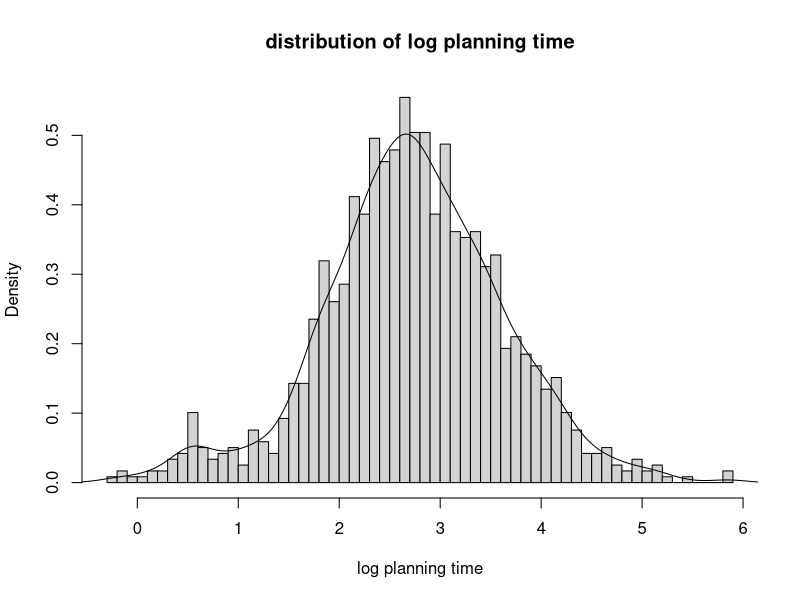
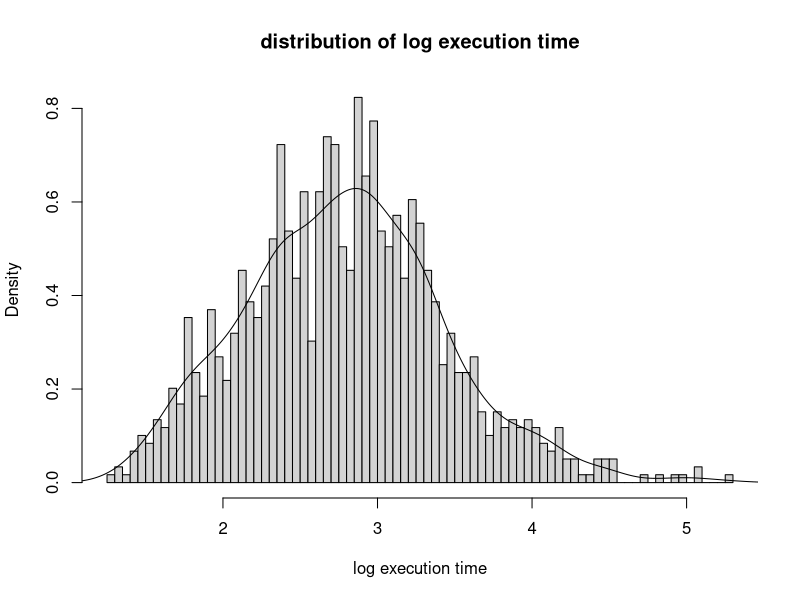

These charts were generated, in order, by the following R code: (Note: this script raises an error after producing the figures.)

setwd("/Users/Ivory/Desktop/research&project/first-year project/sokoban data/data/")
sokoban<-read.table("sokoban_UndergraduateStudents.txt",header = TRUE)








################################### analysis 1 ###################################

################### descriptive stats ###############

# mean and sd for planning times (sec)
mean(sokoban$PT1/1000); sd(sokoban$PT1/1000)
mean(sokoban$PT2/1000); sd(sokoban$PT2/1000)
mean(sokoban$PT3/1000); sd(sokoban$PT3/1000)
mean(sokoban$PT4/1000); sd(sokoban$PT4/1000)
mean(sokoban$PT5/1000); sd(sokoban$PT5/1000)
mean(sokoban$PT6/1000); sd(sokoban$PT6/1000)
mean(sokoban$PT7/1000); sd(sokoban$PT7/1000)
mean(sokoban$PT8/1000); sd(sokoban$PT8/1000)
mean(sokoban$PT9/1000); sd(sokoban$PT9/1000)
mean(sokoban$PT10/1000); sd(sokoban$PT10/1000)


# mean and sd for execution times (total times - planning times)
sokoban$ET1 <- sokoban$TT1 - sokoban$PT1
sokoban$ET2 <- sokoban$TT2 - sokoban$PT2
sokoban$ET3 <- sokoban$TT3 - sokoban$PT3
sokoban$ET4 <- sokoban$TT4 - sokoban$PT4
sokoban$ET5 <- sokoban$TT5 - sokoban$PT5
sokoban$ET6 <- sokoban$TT6 - sokoban$PT6
sokoban$ET7 <- sokoban$TT7 - sokoban$PT7
sokoban$ET8 <- sokoban$TT8 - sokoban$PT8
sokoban$ET9 <- sokoban$TT9 - sokoban$PT9
sokoban$ET10 <- sokoban$TT10 - sokoban$PT10
mean(sokoban$ET1/1000); sd(sokoban$ET1/1000)
mean(sokoban$ET2/1000); sd(sokoban$ET2/1000)
mean(sokoban$ET3/1000); sd(sokoban$ET3/1000)
mean(sokoban$ET4/1000); sd(sokoban$ET4/1000)
mean(sokoban$ET5/1000); sd(sokoban$ET5/1000)
mean(sokoban$ET6/1000); sd(sokoban$ET6/1000)
mean(sokoban$ET7/1000); sd(sokoban$ET7/1000)
mean(sokoban$ET8/1000); sd(sokoban$ET8/1000)
mean(sokoban$ET9/1000); sd(sokoban$ET9/1000)
mean(sokoban$ET10/1000); sd(sokoban$ET10/1000)




######### wide data to long data #################

nsample<-nrow(sokoban)
nitem<-10
ntime<-2
Tdata<-matrix(0,nrow = nsample*nitem*ntime,ncol = 6)
colnames(Tdata)<-c("DV","ID","ITEM","Planning","Executing","Planningtime")
column_DV<-1
column_ID<-2
column_ITEM<-3
column_Planning<-4
column_Executing<-5
column_Planningtime<-6


# column of DV
for(i_sub in 1:nsample){
  for(i_item in 1:nitem) {
    tmp_planningtime = sokoban[i_sub,(3+(i_item-1)*5)]
    tmp_totaltime = sokoban[i_sub,(6+(i_item-1)*5)]
    tmp_executingtime = tmp_totaltime-tmp_planningtime
    Tdata[(((i_sub-1)*nitem*ntime+1)+(i_item-1)*ntime):((i_sub-1)*nitem*ntime+i_item*ntime),column_DV]=matrix(c(tmp_planningtime,tmp_executingtime),nrow = 2)
  }
}

# column of ID
for(i_sub in 1:nsample) {
  Tdata[(1+(i_sub-1)*nitem*ntime):(i_sub*nitem*ntime),column_ID]=matrix(i_sub,nrow = nitem*ntime)
}

# column of ITEM
item_unit<-matrix(0,nrow = nitem*ntime)

for(i_item_unit in 1:nitem){
  item_unit[(1+(i_item_unit-1)*ntime):(i_item_unit*ntime)]=matrix(i_item_unit,nrow = ntime)
}

for(i_sub in 1:nsample) {
  Tdata[(1+(i_sub-1)*nitem*ntime):(i_sub*nitem*ntime),column_ITEM]=item_unit
}

# column of Planning
planning_unit<-matrix(c(1,0),nrow = ntime)

for(i_item in 1:(nitem*nsample)){
  Tdata[(1+(i_item-1)*ntime):(i_item*ntime),column_Planning]=planning_unit
}

# column of Executing
executing_unit<-matrix(c(0,1),nrow = ntime)

for(i_item in 1:(nitem*nsample)){
  Tdata[(1+(i_item-1)*ntime):(i_item*ntime),column_Executing]=executing_unit
}

# column of Planningtime
for(i_sub in 1:nsample){
  for(i_item in 1:nitem) {
    tmp_planningtime = sokoban[i_sub,(3+(i_item-1)*5)]
    Tdata[(((i_sub-1)*nitem*ntime+1)+(i_item-1)*ntime):((i_sub-1)*nitem*ntime+i_item*ntime),column_Planningtime]=matrix(tmp_planningtime,nrow = 2)
  }
}





##################      relationship on latent variable level and direct effect     ####################
library(Matrix)
library(lme4)
library(MASS)


#### variable names ########
DV<-Tdata[,column_DV]
id<-as.factor(Tdata[,column_ID])
item<-as.factor(Tdata[,column_ITEM])
Planning<-Tdata[,column_Planning]
Executing<-Tdata[,column_Executing]
Planningtime<-Tdata[,column_Planningtime]
Dep<-Executing*log(Planningtime/1000)


# average planning time for each item
PlanningT_c = c(23017.52941,21704.13445,15407.94118,19357.18487,19880.93277,
                22779.54622,25374.76471,21101.27731,24760.56303,35574.44538)
# average execution time for each item
ExecutingT_c = c(31172.94118,9148.327731,12212.2605,13761.19328,19138.68067,
                 13262.78992,22401.53782,22514.07563,30297.53782,29125.67227)
# average steps for each item
Step_c = c(47.80672269,17.85714286,21.05882353,28.28571429,42.63865546,24.29411765,
           41.20168067,39.08403361, 46.62184874, 47.34453782)  
cor(log(PlanningT_c),Step_c) # 0.59
cor(log(ExecutingT_c),Step_c) # 0.97
# create variable "step" in longdata form
Step = rep(rep(Step_c,each=2),119)







###### no dependency model#######
two_ND<-lmer(log(DV/1000)~1+(-1+Planning+Executing|id)+(-1+Planning+Executing|item)+Executing)
summary(two_ND)
###### general dependency #######
two_GD<-lmer(log(DV/1000)~1+(-1+Planning+Executing|id)+(-1+Planning+Executing|item)+Executing+Dep)
summary(two_GD)
##### person-specific #####
two_PSD<-lmer(log(DV/1000)~1+(-1+Planning+Executing|id)+(-1+Planning+Executing|item)+Executing+Dep+(-1+Dep|id))
summary(two_PSD)
##### item-specific #####
two_ISD<-lmer(log(DV/1000)~1+(-1+Planning+Executing|id)+(-1+Planning+Executing|item)+Executing+Dep+(-1+Dep|item))
summary(two_ISD)


# investigate the dependencies after adding covariate "step" (route length)
two_ND_step <- lmer(log(DV/1000)~1+(-1+Planning+Executing|id)+(-1+Planning+Executing|item)+Executing+Step)
summary(two_ND_step)
two_GD_step<-lmer(log(DV/1000)~1+(-1+Planning+Executing|id)+(-1+Planning+Executing|item)+Executing+Dep+Step)
summary(two_GD_step)
two_PSD_step<-lmer(log(DV/1000)~1+(-1+Planning+Executing|id)+(-1+Planning+Executing|item)+Executing+Dep+(-1+Dep|id)+Step)
summary(two_PSD_step)
two_ISD_step<-lmer(log(DV/1000)~1+(-1+Planning+Executing|id)+(-1+Planning+Executing|item)+Executing+Dep+(-1+Dep|item)+Step)
summary(two_ISD_step)


### likelihood ratio tests #######
anova(two_ND,two_GD)  #p-value=0.0004188 ***
anova(two_ND,two_PSD) #p-value=0.00195 **
anova(two_ND,two_ISD) #p-value=1.133e-05 ***
anova(two_GD,two_PSD) #p-value=0.8537
anova(two_GD,two_ISD) #p-value=0.001309 **




################################### analysis 2 ###################################
###############        create new long data for analysis 2    ########################
nsample<-nrow(sokoban)
nitem<-10
ntime<-2
T2data<-matrix(0,nrow = nsample*nitem,ncol = 4)
colnames(T2data)<-c("ID","ITEM","Planningtime","Executingtime")
column_ID2<-1
column_ITEM2<-2
column_Planningtime2<-3
column_Executingtime2<-4


# column of ID
for(i_sub in 1:nsample) {
  T2data[(1+(i_sub-1)*nitem):(i_sub*nitem),column_ID2]=matrix(i_sub,nrow = nitem)
}

# column of ITEM
item_unit<-matrix(0,nrow = nitem)

for(i_item_unit in 1:nitem){
  item_unit[(1+(i_item_unit-1)):(i_item_unit)]=matrix(i_item_unit,nrow = 1)
}

for(i_sub in 1:nsample) {
  T2data[(1+(i_sub-1)*nitem):(i_sub*nitem),column_ITEM2]=item_unit
}

# column of Planningtime
for(i_sub in 1:nsample){
  for(i_item in 1:nitem) {
    tmp_planningtime = sokoban[i_sub,(3+(i_item-1)*5)]
    T2data[(((i_sub-1)*nitem+1)+(i_item-1)):((i_sub-1)*nitem+i_item),column_Planningtime2]=matrix(tmp_planningtime,nrow = 1)
  }
}

# column of Executingtime
for(i_sub in 1:nsample){
  for(i_item in 1:nitem) {
    tmp_planningtime = sokoban[i_sub,(3+(i_item-1)*5)]
    tmp_totaltime = sokoban[i_sub,(6+(i_item-1)*5)]
    tmp_executingtime = tmp_totaltime-tmp_planningtime
    T2data[(((i_sub-1)*nitem+1)+(i_item-1)):((i_sub-1)*nitem+i_item),column_Executingtime2]=matrix(tmp_executingtime,nrow = 1)
  }
}


#############    test the normality and homoscedasticity  #####################
library(nortest)
lillie.test(T2data[,column_Planningtime2]) 
lillie.test(T2data[,column_Executingtime2]) 

PlanningT<-T2data[,column_Planningtime2]
ExecutingT<-T2data[,column_Executingtime2]

tran_Plan=log(PlanningT/1000)
tran_Exe=log(ExecutingT/1000)

lillie.test(tran_Plan) 
lillie.test(tran_Exe)


hist(tran_Plan,freq = FALSE,breaks = 80,
     main = "distribution of log planning time",xlab = "log planning time")
lines(density(tran_Plan))

hist(tran_Exe,freq = FALSE,breaks = 100,
     main = "distribution of log execution time",xlab = "log execution time")
lines(density(tran_Exe))




#### set variable names ###
id2<-as.factor(T2data[,column_ID2])
item2<-as.factor(T2data[,column_ITEM2])
PlanningT<-T2data[,column_Planningtime2]
ExecutingT<-T2data[,column_Executingtime2]


PlanRand<-lmer(log(PlanningT/1000)~1+(1|item2)+(1|id2))
summary(PlanRand)
id_effect_of_Plan_Rand=rep(unlist(ranef(PlanRand)[1]),each=10)
#the part explained by person
item_effect_of_Plan_Rand=rep(unlist(ranef(PlanRand)[2]),119)
#the part explained by item
mean_plan=2.72801
#the intercept of fixed effect from summary(PlanRand)
E_plan = mean_plan + item_effect_of_Plan_Rand + id_effect_of_Plan_Rand
# expected value of log execution time given by person p and item i
res_of_Plan_Rand=log(PlanningT/1000)-E_plan
#the residual planning time that gets rid of id effect and item effect


####### no dependency model #######
exe_ND<-lmer(log(ExecutingT/1000)~1+(1|item2)+(1|id2))
summary(exe_ND)
####### general dependency model #######
exe_GD<-lmer(log(ExecutingT/1000)~1+(1|item2)+(1|id2)+res_of_Plan_Rand)
summary(exe_GD)
####### person-specific model #######
exe_PSD<-lmer(log(ExecutingT/1000)~1+(1|item2)+(1|id2)+res_of_Plan_Rand+(-1+res_of_Plan_Rand|id2))
summary(exe_PSD)
####### item-specific model #######
exe_ISD<-lmer(log(ExecutingT/1000)~1+(1|item2)+(1|id2)+res_of_Plan_Rand+(-1+res_of_Plan_Rand|item2))
summary(exe_ISD)

#### likelihood ratio tests #####
anova(exe_ND,exe_GD)
anova(exe_ND,exe_PSD)
anova(exe_ND,exe_ISD)
anova(exe_GD,exe_PSD)
anova(exe_GD,exe_ISD)

################################### analysis 3 ###################################
#################     create data for analysis 3        ############################
nsample<-nrow(sokoban)
nitem<-10
ntime<-2
T3data<-matrix(0,nrow = nsample,ncol = nitem*ntime)

for(i_item in 1:nitem){
  T3data[,i_item]=sokoban[,3+5*(i_item-1)]
  T3data[,10+i_item]=sokoban[,6+5*(i_item-1)]-sokoban[,3+5*(i_item-1)]
}


name_column_P=c()
name_column_E=c()
for(i_item in 1:nitem){
  tmp_name_column_P=c(paste("P",as.character(i_item),sep = ""))
  name_column_P=c(name_column_P,tmp_name_column_P)
  tmp_name_column_E=c(paste("E",as.character(i_item),sep = ""))
  name_column_E=c(name_column_E,tmp_name_column_E)
}

name_column=c(name_column_P,name_column_E)

T3data=log(T3data/1000)
colnames(T3data)=name_column
T3data=as.data.frame(T3data)

##################### factor analysis ##################################
library(lavaan)
library(psych)

### correlated two-factor model without residual correlations
model_2F<-'planningF =~ P1+P2+P3+P4+P5+P6+P7+P8+P9+P10
executingF =~ E1+E2+E3+E4+E5+E6+E7+E8+E9+E10'
model_2F_result<-sem(model_2F, data = T3data,std.lv=T)
summary(model_2F_result,standardized=T,fit=T,rsquare=T)

residuals(model_2F_result,type="cor")

### correlated two-factor model with residual correlations
model_2F_cov<-'planningF=~P1+P2+P3+P4+P5+P6+P7+P8+P9+P10
executingF=~E1+E2+E3+E4+E5+E6+E7+E8+E9+E10
P1~~E1;P2~~E2;P3~~E3;P4~~E4;P5~~E5;
P6~~E6;P7~~E7;P8~~E8;P9~~E9;P10~~E10'
model_2F_cov_result<-sem(model_2F_cov, data = T3data,std.lv=T)
summary(model_2F_cov_result,standardized=T,fit=T,rsquare=T)


### correlated two-factor model with direct-effect dependencies
model_2F_direct<-'planningF=~P1+P2+P3+P4+P5+P6+P7+P8+P9+P10
executingF=~E1+E2+E3+E4+E5+E6+E7+E8+E9+E10
E1~P1;E2~P2;E3~P3;E4~P4;E5~P5;
E6~P6;E7~P7;E8~P8;E9~P9;E10~P10'
model_2F_direct_result<-sem(model_2F_direct, data = T3data,std.lv=T)
summary(model_2F_direct_result,standardized=T,fit=T,rsquare=T)



fitmeasures(model_2F_cov_result,"aic")
fitmeasures(model_2F_direct_result,"aic")

fitmeasures(model_2F_cov_result,"bic")
fitmeasures(model_2F_direct_result,"bic")

fitmeasures(model_2F_cov_result,"rmsea")
fitmeasures(model_2F_direct_result,"rmsea")

fitmeasures(model_2F_cov_result,"cfi")
fitmeasures(model_2F_direct_result,"cfi")

fitmeasures(model_2F_cov_result,"srmr")
fitmeasures(model_2F_direct_result,"srmr")

#### likelihood ratio test ####
anova(model_2F_result,model_2F_cov_result)   #68.338*** model_2F_cov is better
anova(model_2F_result,model_2F_direct_result)   #64.898*** model_2F_direct is better


#### correlations between the residual correlations from the factor model and the ωi estimates from the two GLM models
res_cor=c(-0.328,-0.390,0.086,0.152,-0.079,0.007,-0.05,-0.115,-0.483,-0.274) # estimated residual correlations from the second factor model (summary of model_2F_cov_result) 
direct_effect = c(-0.081,-0.338,0.064,0.025,-0.052,-0.041,-0.122,-0.064,-0.181,-0.044)
ranf_item=unlist(ranef(two_ISD)$item[3])  # ωi estimates from analysis 1
item_omega = unlist(ranef(exe_ISD)[2])[1:10]  # ωi estimates from analysis 2

cor(res_cor,ranf_item) # 0.64
cor(res_cor,item_omega) # 0.95

cor(direct_effect,ranf_item)
cor(direct_effect,item_omega)
